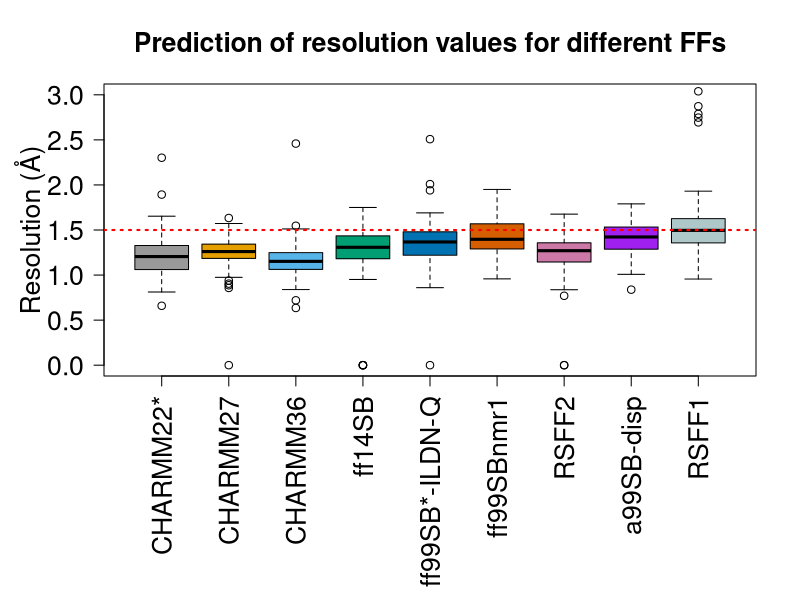
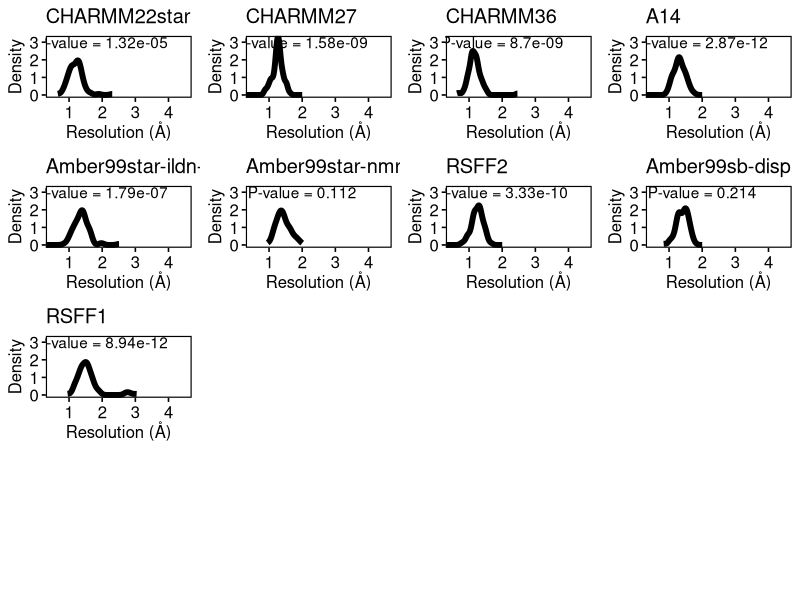
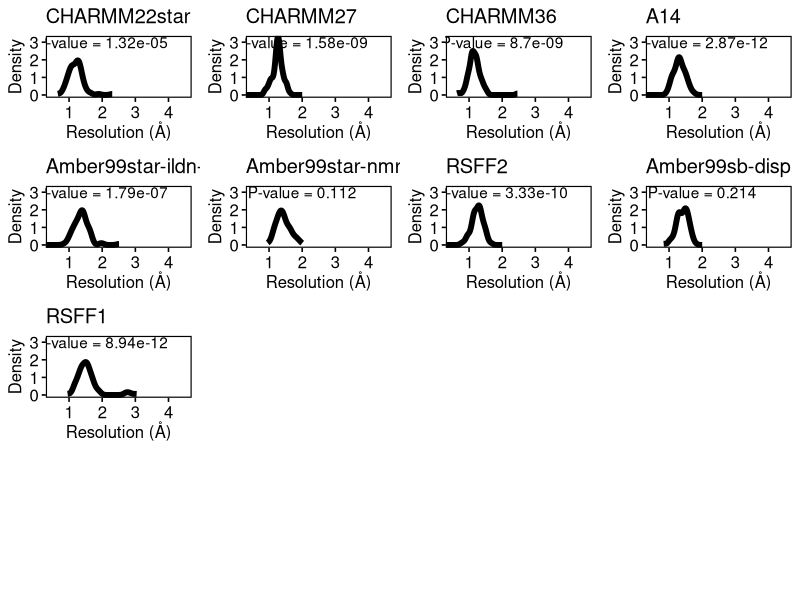
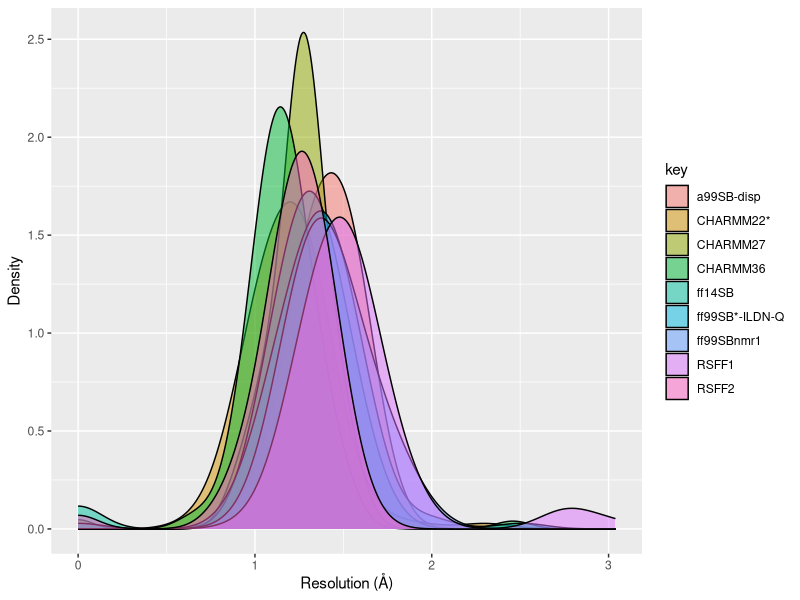

The R source for these figures, in order:
#setwd("/Users/burcu/Desktop/atg8-proteins_lc3b/resolution_data_resprox")

library(ggplot2)
library(ggpubr)

mydata1 <- read.fwf("../../CHARMM22star/resprox/charmm22star_resol_noCNter.txt", sep="\t", skip = 1, widths=c(9, 7, 6), n = 101)  
mydata2 <- read.fwf("../../CHARMM27/resprox/charmm27_resol_noCNter.txt", sep="\t", skip = 1, widths=c(9, 7, 6), n = 101)  
mydata3 <- read.fwf("../../CHARMM36/resprox/charmm36_resol_noCNter.txt", sep="\t", skip = 1, widths=c(9, 7, 6), n = 101)  
mydata4 <- read.fwf("../../ff14SB/resprox/a14_resol_noCNter.txt", sep="\t", skip = 1, widths=c(9, 7, 6), n = 101) 
mydata5 <- read.fwf("../../ff99SBstar-ILDN-Q/resprox/amber99star-ildn-q_resol_noCNter.txt", sep="\t", skip = 1, widths=c(9, 7, 6), n = 101)  
mydata6 <- read.fwf("../../ff99SBnmr1/resprox/amber99star-nmr_resol_noCNter.txt", sep="\t", skip = 1, widths=c(9, 7, 6), n = 101)  
mydata7 <- read.fwf("../../RSFF2/resprox/rsff2_resol_noCNter.txt", sep="\t", skip = 1, widths=c(9, 7, 6), n = 101)  
mydata8 <- read.fwf("../../a99SB-disp/resprox/amber99sb-disp_resol_noCNter.txt", sep="\t", skip = 1, widths=c(9, 7, 6), n = 101)  
mydata9 <- read.fwf("../../RSFF1/resprox/rsff1_resol_noCNter.txt", sep="\t", skip = 1, widths=c(9, 7, 6), n = 101)  


resol_df00 <- rbind(mydata1$V3,mydata2$V3,mydata3$V3,mydata4$V3,mydata5$V3,mydata6$V3,mydata7$V3,mydata8$V3,mydata9$V3)
 
resol_df0 <- data.frame(t(resol_df00))

colnames(resol_df0) <- c("CHARMM22*", "CHARMM27", "CHARMM36","ff14SB","ff99SB*-ILDN-Q","ff99SBnmr1","RSFF2","a99SB-disp","RSFF1")


library("tidyr")
resol_df <- gather(resol_df0)



# Give the chart file a name
#png(file = "resol_ff_noCNter_boxplot_R.png", width = 1024, height = 768) #bg = "transparent"
pdf(file = "resol_ff_noCNter_boxplot_R_160820.pdf", width = 17, height = 12, family = "Helvetica") # defaults to 7 x 7 inches

## so change the margin on the left (no. 2)
## and shrink text size so we don't need a huge margin
op <- par(mar = c(11, 5, 4, 2) + 0.2)
boxplot(resol_df0, main="Prediction of resolution values for different FFs", xlab="", ylab="Resolution (Å)", ylim = c(0,3.0),
        #        col = c("#999999", "#E69F00", "#56B4E9", "#009E73", "#F0E442", "#0072B2", "#D55E00", "#CC79A7", "purple", "#AEC8C9"), las = 2, 
        col = c("#999999", "#E69F00", "#56B4E9", "#009E73", "#0072B2", "#D55E00", "#CC79A7", "purple", "#AEC8C9"), las = 2, 
        cex.lab=1.6, cex.axis=1.6, cex.main=1.6, cex.sub=1.6) 
        # color-blind color set

#c("red","yellow","orange","pink", "purple", "blue", "steelblue", "gray", "darkgreen", "green")

abline(h=1.5, lty = "dotted", lwd=2, col = "red")

## reset the plotting parameters
par(op)

# Save the file.
dev.off()

shapiro1 <- shapiro.test(resol_df0$`CHARMM22*`)
shapiro2 <- shapiro.test(resol_df0$CHARMM27)
shapiro3 <- shapiro.test(resol_df0$CHARMM36)
shapiro4 <- shapiro.test(resol_df0$ff14SB)
shapiro5 <- shapiro.test(resol_df0$`ff99SB*-ILDN-Q`)
shapiro6 <- shapiro.test(resol_df0$`ff99SBnmr1`)
shapiro7 <- shapiro.test(resol_df0$RSFF2)
shapiro8 <- shapiro.test(resol_df0$`a99SB-disp`)
shapiro9 <- shapiro.test(resol_df0$RSFF1)

# xlab = "Resolution (\uc5)" #alternative for angstrom character

p1 <- ggdensity(resol_df0$`CHARMM22*`, xlab = "Resolution (Å)", ylab = "Density", main = "CHARMM22star",xlim=c(0.5,4.5), ylim=c(0,3.2),size = 2, alpha = 0.7)+border()
p1p <- p1 + annotate("text", x = 2, y = 3, label = paste0("P-value = ", format(shapiro1[["p.value"]],digits=3)))

p2 <- ggdensity(resol_df0$CHARMM27, xlab = "Resolution (Å)", ylab = "Density", main = "CHARMM27",xlim=c(0.5,4.5), ylim=c(0,3.2),size = 2, alpha = 0.7)+border()
p2p <- p2 + annotate("text", x = 2, y = 3, label = paste0("P-value = ", format(shapiro2[["p.value"]],digits=3)))

p3 <- ggdensity(resol_df0$CHARMM36, xlab = "Resolution (Å)", ylab = "Density", main = "CHARMM36",xlim=c(0.5,4.5), ylim=c(0,3.2),size = 2, alpha = 0.7)+border()
p3p <- p3 + annotate("text", x = 2, y = 3, label = paste0("P-value = ", format(shapiro3[["p.value"]],digits=3)))

p4 <- ggdensity(resol_df0$ff14SB, xlab = "Resolution (Å)", ylab = "Density", main = "A14",xlim=c(0.5,4.5), ylim=c(0,3.2),size = 2, alpha = 0.7)+border()
p4p <- p4 + annotate("text", x = 2, y = 3, label = paste0("P-value = ", format(shapiro4[["p.value"]],digits=3)))

p5 <- ggdensity(resol_df0$`ff99SB*-ILDN-Q`, xlab = "Resolution (Å)", ylab = "Density", main = "Amber99star-ildn-q",xlim=c(0.5,4.5), ylim=c(0,3.2),size = 2, alpha = 0.7)+border()
p5p <- p5 + annotate("text", x = 2, y = 3, label = paste0("P-value = ", format(shapiro5[["p.value"]],digits=3)))

p6 <- ggdensity(resol_df0$`ff99SBnmr1`, xlab = "Resolution (Å)", ylab = "Density", main = "Amber99star-nmr",xlim=c(0.5,4.5), ylim=c(0,3.2),size = 2, alpha = 0.7)+border()
p6p <- p6 + annotate("text", x = 2, y = 3, label = paste0("P-value = ", format(shapiro6[["p.value"]],digits=3)))

p7 <- ggdensity(resol_df0$RSFF2, xlab = "Resolution (Å)", ylab = "Density", main = "RSFF2",xlim=c(0.5,4.5), ylim=c(0,3.2),size = 2, alpha = 0.7)+border()
p7p <- p7 + annotate("text", x = 2, y = 3, label = paste0("P-value = ", format(shapiro7[["p.value"]],digits=3)))

p8 <- ggdensity(resol_df0$`a99SB-disp`, xlab = "Resolution (Å)", ylab = "Density", main = "Amber99sb-disp",xlim=c(0.5,4.5), ylim=c(0,3.2),size = 2, alpha = 0.7)+border()
p8p <- p8 + annotate("text", x = 2, y = 3, label = paste0("P-value = ", format(shapiro8[["p.value"]],digits=3)))

p9 <- ggdensity(resol_df0$RSFF1, xlab = "Resolution (Å)", ylab = "Density", main = "RSFF1",xlim=c(0.5,4.5), ylim=c(0,3.2),size = 2, alpha = 0.7)+border()
p9p <- p9 + annotate("text", x = 2, y = 3, label = paste0("P-value = ", format(shapiro9[["p.value"]],digits=3)))



pdf("lc3b_resprox_distributions_noCNter.pdf", width=7, height=7) ## open pdf driver
# pdf("lc3b_resprox_distributions_resall.pdf", width=7, height=7) ## open pdf driver
# # Arranging the plot
ggarrange(p1p, p2p, p3p,
          p4p, p5p, p6p,
          p7p, p8p, p9p,
          ncol = 4, nrow = 4,
          common.legend = TRUE)

dev.off() ## turn the pdf driver off


png(file = "lc3b_resprox_distributions_noCNter.png", width = 1024, height = 768) #bg = "transparent",
# png(file = "lc3b_resprox_distributions_resall.png", width = 1024, height = 768) #bg = "transparent", 
ggarrange(p1p, p2p, p3p,
          p4p, p5p, p6p,
          p7p, p8p, p9p,
          ncol = 4, nrow = 4,
          common.legend = TRUE)

dev.off()



# All densities together
png(file = "lc3b_resprox_distributions_ALLinONE_noCNter.png", width = 1024, height = 768) #bg = "transparent", 

ggplot() + 
  geom_density(data=resol_df, aes(x=value, group=key, fill=key), alpha=0.5, adjust=2) + 
  xlab("Resolution (Å)") +
  ylab("Density")

dev.off()

#pairwise Mann-Whitney-U-test
pairwise.wilcox.test(resol_df$value, resol_df$key, p.adjust.method = "bonferroni")

pairwise.wilcox.test(resol_df$value, resol_df$key, p.adjust.method = "holm") # actually the default is Holm

pairwise.wilcox.test(resol_df$value, resol_df$key, p.adjust.method = "none")


export.tab <- as.matrix(resol_df0)
write.table(export.tab,"resol_MWUtest.txt",quote = FALSE, sep = ";", row.names = TRUE, col.names = TRUE)

